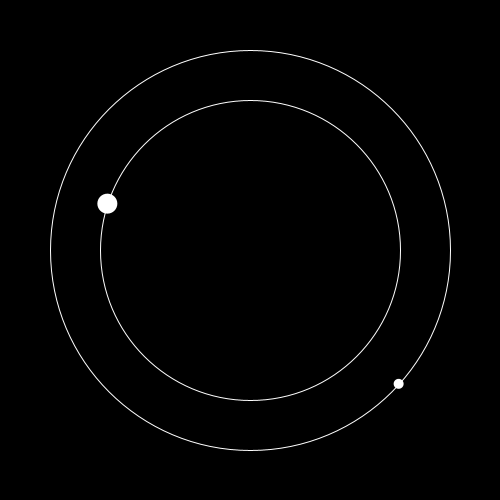
Frame 1 (no input)
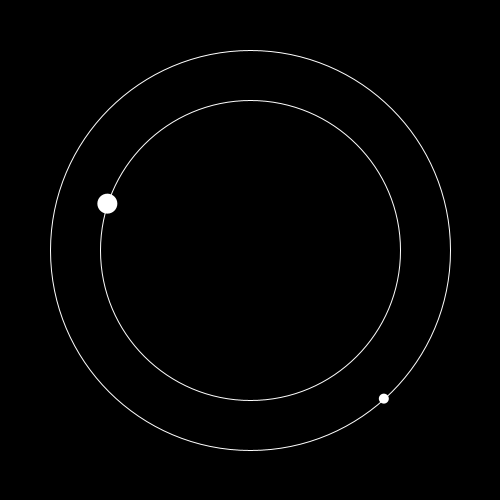
Frame 60 (the mouse pressed at the canvas centre just before this capture)
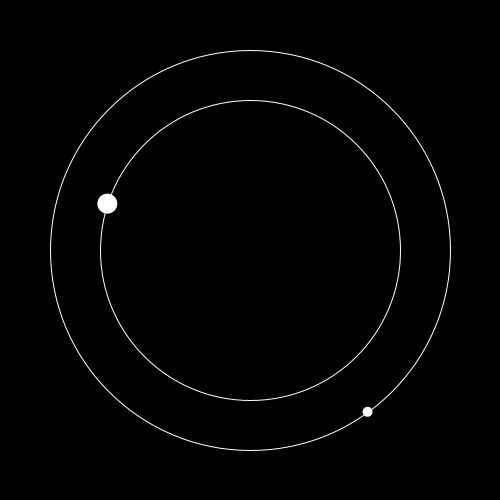
Frame 120 (the mouse held since frame 60 and released just before this capture)

The Processing sketch that drew these frames (run headless with seeded random() and noise(); from frame 60 on, the mouse is pressed at the canvas centre):

// Processing sketch: angularMotion
// ── angularMotion.pde
void setup() {
  size(500,500);  
}

void draw() {
  background(0);
  
  //minute
  float sm = sin(-radians(minute()*6))*150;
  float cm = cos(-radians(minute()*6))*150;
  translate(width/2, height/2);
  noFill();
  stroke(255);
  ellipse(0, 0, 300, 300);
  noStroke();
  fill(255);
  ellipse(sm, cm, 20, 20);
  
  //second
  float s = sin(-radians(second()*6))*200;
  float c = cos(-radians(second()*6))*200;  
  noFill();
  stroke(255);
  ellipse(0, 0, 400, 400);
  noStroke();
  fill(255);
  ellipse(s, c, 10, 10);
}
